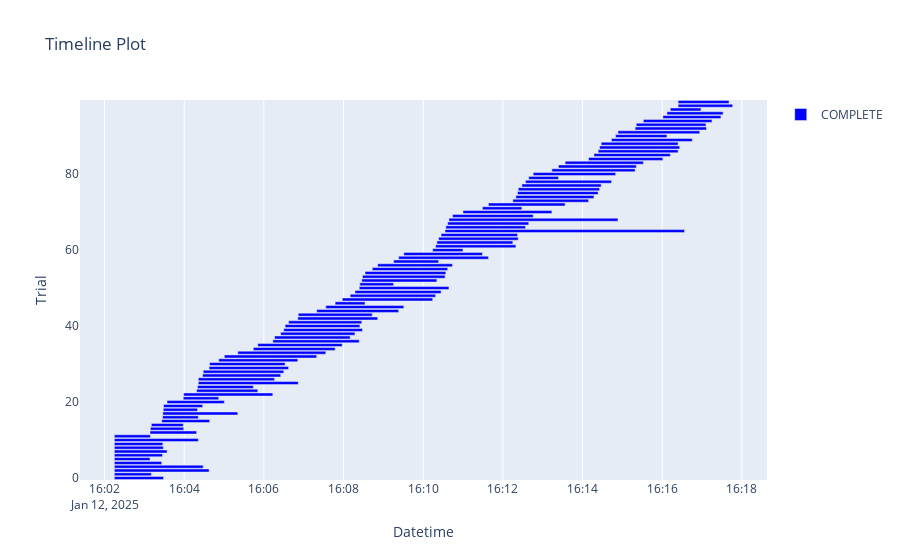

Notebook code cell kept with this figure:
### Code cell
optuna.visualization.plot_timeline(study)

### Figure 1 — Plotly figure (JSON) as saved in the notebook; plotly's stock layout.template omitted (floating-point values rounded to 4 significant figures)
{"data": [{"base": ["2025-01-12T16:02:14.770387", "2025-01-12T16:02:14.774131", "2025-01-12T16:02:14.775057", "2025-01-12T16:02:14.773644", "2025-01-12T16:02:14.774061", "2025-01-12T16:02:14.777358", "2025-01-12T16:02:14.775035", "2025-01-12T16:02:14.775871", "2025-01-12T16:02:14.776584", "2025-01-12T16:02:14.775000", "2025-01-12T16:02:14.781678", "2025-01-12T16:02:14.782764", "2025-01-12T16:03:08.488054", "2025-01-12T16:03:09.046675", "2025-01-12T16:03:10.501056", "2025-01-12T16:03:26.133016", "2025-01-12T16:03:27.346157", "2025-01-12T16:03:27.737619", "2025-01-12T16:03:28.490555", "2025-01-12T16:03:28.875069", "2025-01-12T16:03:34.180967", "2025-01-12T16:03:58.565246", "2025-01-12T16:03:59.242511", "2025-01-12T16:04:18.692048", "2025-01-12T16:04:20.094894", "2025-01-12T16:04:21.232184", "2025-01-12T16:04:21.318562", "2025-01-12T16:04:27.755438", "2025-01-12T16:04:28.580071", "2025-01-12T16:04:37.480970", "2025-01-12T16:04:38.299253", "2025-01-12T16:04:51.960953", "2025-01-12T16:05:00.402449", "2025-01-12T16:05:20.730420", "2025-01-12T16:05:44.085842", "2025-01-12T16:05:50.874409", "2025-01-12T16:06:13.494381", "2025-01-12T16:06:16.118724", "2025-01-12T16:06:25.341472", "2025-01-12T16:06:29.946771", "2025-01-12T16:06:31.990392", "2025-01-12T16:06:37.230153", "2025-01-12T16:06:51.118013", "2025-01-12T16:06:51.781218", "2025-01-12T16:07:19.627291", "2025-01-12T16:07:33.323120", "2025-01-12T16:07:47.339251", "2025-01-12T16:07:58.095325", "2025-01-12T16:08:09.994479", "2025-01-12T16:08:17.230673", "2025-01-12T16:08:23.633301", "2025-01-12T16:08:24.617215", "2025-01-12T16:08:27.487254", "2025-01-12T16:08:28.488678", "2025-01-12T16:08:32.340092", "2025-01-12T16:08:43.264420", "2025-01-12T16:08:51.430623", "2025-01-12T16:09:15.412094", "2025-01-12T16:09:23.008781", "2025-01-12T16:09:30.841314", "2025-01-12T16:10:14.320581", "2025-01-12T16:10:18.708016", "2025-01-12T16:10:20.595374", "2025-01-12T16:10:23.206780", "2025-01-12T16:10:26.943144", "2025-01-12T16:10:32.938162", "2025-01-12T16:10:34.128241", "2025-01-12T16:10:36.886915", "2025-01-12T16:10:38.776659", "2025-01-12T16:10:44.183990", "2025-01-12T16:10:59.886283", "2025-01-12T16:11:29.144250", "2025-01-12T16:11:38.228158", "2025-01-12T16:12:15.018211", "2025-01-12T16:12:19.606215", "2025-01-12T16:12:22.052167", "2025-01-12T16:12:23.186534", "2025-01-12T16:12:28.714326", "2025-01-12T16:12:34.084995", "2025-01-12T16:12:38.994322", "2025-01-12T16:12:45.694261", "2025-01-12T16:13:13.848510", "2025-01-12T16:13:23.774850", "2025-01-12T16:13:33.799101", "2025-01-12T16:14:09.165497", "2025-01-12T16:14:17.265822", "2025-01-12T16:14:23.506470", "2025-01-12T16:14:25.701314", "2025-01-12T16:14:28.113391", "2025-01-12T16:14:43.631202", "2025-01-12T16:14:49.913945", "2025-01-12T16:14:53.404630", "2025-01-12T16:15:19.252934", "2025-01-12T16:15:21.072883", "2025-01-12T16:15:31.689553", "2025-01-12T16:16:01.060198", "2025-01-12T16:16:07.157924", "2025-01-12T16:16:12.260770", "2025-01-12T16:16:23.992702", "2025-01-12T16:16:24.035976"], "hovertemplate": "%{text}<extra>COMPLETE</extra>", "marker": {"color": "blue"}, "name": "COMPLETE", "orientation": "h", "text": ["{<br>  \"number\": 0,<br>  \"values\": [<br>    0.47633597337075617<br>  ],<br>  \"params\": {<br>    \"C\": 0.04113494320918358,<br>    \"tol\": 0.020603239777966794,<br>    \"kernel\": \"rbf\",<br>    \"gamma\": \"scale\"<br>  }<br>}", "{<br>  \"number\": 1,<br>  \"values\": [<br>    0.47633597337075617<br>  ],<br>  \"params\": {<br>    \"C\": 0.1835969550454928,<br>    \"tol\": 0.005430303553398235,<br>    \"kernel\": \"poly\",<br>    \"degree\": 2,<br>    \"gamma\": \"scale\"<br>  }<br>}", "{<br>  \"number\": 2,<br>  \"values\": [<br>    0.49294112985789107<br>  ],<br>  \"params\": {<br>    \"C\": 0.008448045803476259,<br>    \"tol\": 0.0017782422028972745,<br>    \"kernel\": \"sigmoid\",<br>    \"gamma\": \"scale\"<br>  }<br>}", "{<br>  \"number\": 3,<br>  \"values\": [<br>    0.5046266695611178<br>  ],<br>  \"params\": {<br>    \"C\": 0.06276714433299818,<br>    \"tol\": 0.0014304016678754554,<br>    \"kernel\": \"sigmoid\",<br>    \"gamma\": \"scale\"<br>  }<br>}", "{<br>  \"number\": 4,<br>  \"values\": [<br>    0.47633597337075617<br>  ],<br>  \"params\": {<br>    \"C\": 0.001633664152301596,<br>    \"tol\": 0.029253554749301944,<br>    \"kernel\": \"rbf\",<br>    \"gamma\": \"auto\"<br>  }<br>}", "{<br>  \"number\": 5,<br>  \"values\": [<br>    0.47633597337075617<br>  ],<br>  \"params\": {<br>    \"C\": 0.0012294722404143379,<br>    \"tol\": 0.0020130551566479487,<br>    \"kernel\": \"poly\",<br>    \"degree\": 2,<br>    \"gamma\": \"auto\"<br>  }<br>}", "{<br>  \"number\": 6,<br>  \"values\": [<br>    0.47633597337075617<br>  ],<br>  \"params\": {<br>    \"C\": 0.002212071341430705,<br>    \"tol\": 0.0017430170724164154,<br>    \"kernel\": \"rbf\",<br>    \"gamma\": \"auto\"<br>  }<br>}", "{<br>  \"number\": 7,<br>  \"values\": [<br>    0.47633597337075617<br>  ],<br>  \"params\": {<br>    \"C\": 0.013214482223117488,<br>    \"tol\": 0.0013032724668226778,<br>    \"kernel\": \"rbf\",<br>    \"gamma\": \"scale\"<br>  }<br>}", "{<br>  \"number\": 8,<br>  \"values\": [<br>    0.47633597337075617<br>  ],<br>  \"params\": {<br>    \"C\": 0.0051009103790467395,<br>    \"tol\": 0.008400507645901775,<br>    \"kernel\": \"rbf\",<br>    \"gamma\": \"scale\"<br>  }<br>}", "{<br>  \"number\": 9,<br>  \"values\": [<br>    0.47633597337075617<br>  ],<br>  \"params\": {<br>    \"C\": 0.00015714368678366384,<br>    \"tol\": 0.0013376193455713207,<br>    \"kernel\": \"rbf\",<br>    \"gamma\": \"scale\"<br>  }<br>}", "{<br>  \"number\": 10,<br>  \"values\": [<br>    0.504413133397007<br>  ],<br>  \"params\": {<br>    \"C\": 0.05469867945805094,<br>    \"tol\": 0.01570575287133298,<br>    \"kernel\": \"sigmoid\",<br>    \"gamma\": \"auto\"<br>  }<br>}", "{<br>  \"number\": 11,<br>  \"values\": [<br>    0.47633597337075617<br>  ],<br>  \"params\": {<br>    \"C\": 0.013896230728210819,<br>    \"tol\": 0.0028625516541010707,<br>    \"kernel\": \"poly\",<br>    \"degree\": 2,<br>    \"gamma\": \"scale\"<br>  }<br>}", "{<br>  \"number\": 12,<br>  \"values\": [<br>    0.47633597337075617<br>  ],<br>  \"params\": {<br>    \"C\": 0.0009449491098267426,<br>    \"tol\": 0.0392892447958403,<br>    \"kernel\": \"rbf\",<br>    \"gamma\": \"auto\"<br>  }<br>}", "{<br>  \"number\": 13,<br>  \"values\": [<br>    0.47633597337075617<br>  ],<br>  \"params\": {<br>    \"C\": 0.0016243801443744817,<br>    \"tol\": 0.09040516886578366,<br>    \"kernel\": \"linear\",<br>    \"gamma\": \"scale\"<br>  }<br>}", "{<br>  \"number\": 14,<br>  \"values\": [<br>    0.47633597337075617<br>  ],<br>  \"params\": {<br>    \"C\": 0.0006455477034526684,<br>    \"tol\": 0.030880034559538836,<br>    \"kernel\": \"linear\",<br>    \"gamma\": \"scale\"<br>  }<br>}", "{<br>  \"number\": 15,<br>  \"values\": [<br>    0.47633597337075617<br>  ],<br>  \"params\": {<br>    \"C\": 0.0009066575303219904,<br>    \"tol\": 0.0018458016148509655,<br>    \"kernel\": \"rbf\",<br>    \"gamma\": \"scale\"<br>  }<br>}", "{<br>  \"number\": 16,<br>  \"values\": [<br>    0.47633597337075617<br>  ],<br>  \"params\": {<br>    \"C\": 0.004629806268781293,<br>    \"tol\": 0.0021310917103150467,<br>    \"kernel\": \"poly\",<br>    \"degree\": 2,<br>    \"gamma\": \"auto\"<br>  }<br>}", "{<br>  \"number\": 17,<br>  \"values\": [<br>    0.47633597337075617<br>  ],<br>  \"params\": {<br>    \"C\": 0.000235880208843599,<br>    \"tol\": 0.0014029833483118087,<br>    \"kernel\": \"sigmoid\",<br>    \"gamma\": \"auto\"<br>  }<br>}", "{<br>  \"number\": 18,<br>  \"values\": [<br>    0.47633597337075617<br>  ],<br>  \"params\": {<br>    \"C\": 0.0006512144888050232,<br>    \"tol\": 0.010182351046401158,<br>    \"kernel\": \"linear\",<br>    \"gamma\": \"auto\"<br>  }<br>}", "{<br>  \"number\": 19,<br>  \"values\": [<br>    0.47633597337075617<br>  ],<br>  \"params\": {<br>    \"C\": 0.0001806661637799881,<br>    \"tol\": 0.06820671213888325,<br>    \"kernel\": \"poly\",<br>    \"degree\": 5,<br>    \"gamma\": \"scale\"<br>  }<br>}", "{<br>  \"number\": 20,<br>  \"values\": [<br>    0.47633597337075617<br>  ],<br>  \"params\": {<br>    \"C\": 0.006069192420744035,<br>    \"tol\": 0.001055838842262118,<br>    \"kernel\": \"poly\",<br>    \"degree\": 4,<br>    \"gamma\": \"auto\"<br>  }<br>}", "{<br>  \"number\": 21,<br>  \"values\": [<br>    0.47633597337075617<br>  ],<br>  \"params\": {<br>    \"C\": 0.6938531831893717,<br>    \"tol\": 0.0040726052758925275,<br>    \"kernel\": \"linear\",<br>    \"gamma\": \"scale\"<br>  }<br>}", "{<br>  \"number\": 22,<br>  \"values\": [<br>    0.47633597337075617<br>  ],<br>  \"params\": {<br>    \"C\": 0.7088209774511077,<br>    \"tol\": 0.006688088488616206,<br>    \"kernel\": \"poly\",<br>    \"degree\": 3,<br>    \"gamma\": \"scale\"<br>  }<br>}", "{<br>  \"number\": 23,<br>  \"values\": [<br>    0.47633597337075617<br>  ],<br>  \"params\": {<br>    \"C\": 0.20788878972997687,<br>    \"tol\": 0.014166980586708464,<br>    \"kernel\": \"poly\",<br>    \"degree\": 3,<br>    \"gamma\": \"scale\"<br>  }<br>}", "{<br>  \"number\": 24,<br>  \"values\": [<br>    0.47633597337075617<br>  ],<br>  \"params\": {<br>    \"C\": 0.08367880645098255,<br>    \"tol\": 0.004315396492367472,<br>    \"kernel\": \"rbf\",<br>    \"gamma\": \"scale\"<br>  }<br>}", "{<br>  \"number\": 25,<br>  \"values\": [<br>    0.47633597337075617<br>  ],<br>  \"params\": {<br>    \"C\": 0.22038167418851848,<br>    \"tol\": 0.016957687921695046,<br>    \"kernel\": \"poly\",<br>    \"degree\": 4,<br>    \"gamma\": \"scale\"<br>  }<br>}", "{<br>  \"number\": 26,<br>  \"values\": [<br>    0.5023992115427849<br>  ],<br>  \"params\": {<br>    \"C\": 0.036873546562081846,<br>    \"tol\": 0.01887573076550675,<br>    \"kernel\": \"sigmoid\",<br>    \"gamma\": \"auto\"<br>  }<br>}", "{<br>  \"number\": 27,<br>  \"values\": [<br>    0.49960672589395083<br>  ],<br>  \"params\": {<br>    \"C\": 0.02374938705844254,<br>    \"tol\": 0.05606344632960494,<br>    \"kernel\": \"sigmoid\",<br>    \"gamma\": \"auto\"<br>  }<br>}", "{<br>  \"number\": 28,<br>  \"values\": [<br>    0.5040496684242142<br>  ],<br>  \"params\": {<br>    \"C\": 0.07979621447875493,<br>    \"tol\": 0.01252952315079101,<br>    \"kernel\": \"sigmoid\",<br>    \"gamma\": \"auto\"<br>  }<br>}", "{<br>  \"number\": 29,<br>  \"values\": [<br>    0.5042123660716537<br>  ],<br>  \"params\": {<br>    \"C\": 0.08115612541714606,<br>    \"tol\": 0.023888554155044966,<br>    \"kernel\": \"sigmoid\",<br>    \"gamma\": \"auto\"<br>  }<br>}", "{<br>  \"number\": 30,<br>  \"values\": [<br>    0.5044747845691273<br>  ],<br>  \"params\": {<br>    \"C\": 0.40534550243590756,<br>    \"tol\": 0.003035675206334552,<br>    \"kernel\": \"sigmoid\",<br>    \"gamma\": \"auto\"<br>  }<br>}", "{<br>  \"number\": 31,<br>  \"values\": [<br>    0.5037746647527165<br>  ],<br>  \"params\": {<br>    \"C\": 0.04274276791539659,<br>    \"tol\": 0.006299454396372149,<br>    \"kernel\": \"sigmoid\",<br>    \"gamma\": \"auto\"<br>  }<br>}", "{<br>  \"number\": 32,<br>  \"values\": [<br>    0.5027536332228736<br>  ],<br>  \"params\": {<br>    \"C\": 0.021200251971841066,<br>    \"tol\": 0.0029599934047868856,<br>    \"kernel\": \"sigmoid\",<br>    \"gamma\": \"scale\"<br>  }<br>}", "{<br>  \"number\": 33,<br>  \"values\": [<br>    0.5029214877540659<br>  ],<br>  \"params\": {<br>    \"C\": 0.13297068510042917,<br>    \"tol\": 0.010331442172410159,<br>    \"kernel\": \"sigmoid\",<br>    \"gamma\": \"scale\"<br>  }<br>}", "{<br>  \"number\": 34,<br>  \"values\": [<br>    0.5045342387104123<br>  ],<br>  \"params\": {<br>    \"C\": 0.04604715576963867,<br>    \"tol\": 0.0023253731067145603,<br>    \"kernel\": \"sigmoid\",<br>    \"gamma\": \"scale\"<br>  }<br>}", "{<br>  \"number\": 35,<br>  \"values\": [<br>    0.4919110888976649<br>  ],<br>  \"params\": {<br>    \"C\": 0.00784066199247202,<br>    \"tol\": 0.0010270979108686963,<br>    \"kernel\": \"sigmoid\",<br>    \"gamma\": \"scale\"<br>  }<br>}", "{<br>  \"number\": 36,<br>  \"values\": [<br>    0.4797727473217221<br>  ],<br>  \"params\": {<br>    \"C\": 0.003350740898659076,<br>    \"tol\": 0.003861043590905954,<br>    \"kernel\": \"sigmoid\",<br>    \"gamma\": \"scale\"<br>  }<br>}", "{<br>  \"number\": 37,<br>  \"values\": [<br>    0.4997781772490263<br>  ],<br>  \"params\": {<br>    \"C\": 0.02414385408716352,<br>    \"tol\": 0.020401875562134804,<br>    \"kernel\": \"sigmoid\",<br>    \"gamma\": \"auto\"<br>  }<br>}", "{<br>  \"number\": 38,<br>  \"values\": [<br>    0.5044585941956298<br>  ],<br>  \"params\": {<br>    \"C\": 0.34966334417297534,<br>    \"tol\": 0.041301191053997884,<br>    \"kernel\": \"sigmoid\",<br>    \"gamma\": \"auto\"<br>  }<br>}", "{<br>  \"number\": 39,<br>  \"values\": [<br>    0.5045397492269191<br>  ],<br>  \"params\": {<br>    \"C\": 0.08599822765699212,<br>    \"tol\": 0.013150400830323298,<br>    \"kernel\": \"sigmoid\",<br>    \"gamma\": \"auto\"<br>  }<br>}", "{<br>  \"number\": 40,<br>  \"values\": [<br>    0.5044765805262983<br>  ],<br>  \"params\": {<br>    \"C\": 0.4518572167990645,<br>    \"tol\": 0.00300566992361428,<br>    \"kernel\": \"sigmoid\",<br>    \"gamma\": \"auto\"<br>  }<br>}", "{<br>  \"number\": 41,<br>  \"values\": [<br>    0.504681036055514<br>  ],<br>  \"params\": {<br>    \"C\": 0.3778561266120544,<br>    \"tol\": 0.008141921753743776,<br>    \"kernel\": \"sigmoid\",<br>    \"gamma\": \"auto\"<br>  }<br>}", "{<br>  \"number\": 42,<br>  \"values\": [<br>    0.5044828666115759<br>  ],<br>  \"params\": {<br>    \"C\": 0.10456337684830128,<br>    \"tol\": 0.03647786298811229,<br>    \"kernel\": \"sigmoid\",<br>    \"gamma\": \"auto\"<br>  }<br>}", "{<br>  \"number\": 43,<br>  \"values\": [<br>    0.5045079789144048<br>  ],<br>  \"params\": {<br>    \"C\": 0.9474614371478475,<br>    \"tol\": 0.02574737699421185,<br>    \"kernel\": \"sigmoid\",<br>    \"gamma\": \"auto\"<br>  }<br>}", "{<br>  \"number\": 44,<br>  \"values\": [<br>    0.5046972983533191<br>  ],<br>  \"params\": {<br>    \"C\": 0.14614286212197286,<br>    \"tol\": 0.024113306616239116,<br>    \"kernel\": \"sigmoid\",<br>    \"gamma\": \"auto\"<br>  }<br>}", "{<br>  \"number\": 45,<br>  \"values\": [<br>    0.5042036967344078<br>  ],<br>  \"params\": {<br>    \"C\": 0.05535451079051744,<br>    \"tol\": 0.0016236898665302865,<br>    \"kernel\": \"sigmoid\",<br>    \"gamma\": \"auto\"<br>  }<br>}", "{<br>  \"number\": 46,<br>  \"values\": [<br>    0.47633597337075617<br>  ],<br>  \"params\": {<br>    \"C\": 0.010491005905607614,<br>    \"tol\": 0.0021618926557305635,<br>    \"kernel\": \"linear\",<br>    \"gamma\": \"scale\"<br>  }<br>}", "{<br>  \"number\": 47,<br>  \"values\": [<br>    0.5022609926735359<br>  ],<br>  \"params\": {<br>    \"C\": 0.016466017135076158,<br>    \"tol\": 0.0025342179059685077,<br>    \"kernel\": \"sigmoid\",<br>    \"gamma\": \"scale\"<br>  }<br>}", "{<br>  \"number\": 48,<br>  \"values\": [<br>    0.5048531976119358<br>  ],<br>  \"params\": {<br>    \"C\": 0.05035204860521874,<br>    \"tol\": 0.004700366665727933,<br>    \"kernel\": \"sigmoid\",<br>    \"gamma\": \"scale\"<br>  }<br>}", "{<br>  \"number\": 49,<br>  \"values\": [<br>    0.47633597337075617<br>  ],<br>  \"params\": {<br>    \"C\": 0.27817582424317244,<br>    \"tol\": 0.0034356767665528953,<br>    \"kernel\": \"rbf\",<br>    \"gamma\": \"scale\"<br>  }<br>}", "{<br>  \"number\": 50,<br>  \"values\": [<br>    0.5034259859015429<br>  ],<br>  \"params\": {<br>    \"C\": 0.3609918470012202,<br>    \"tol\": 0.0014564806995860714,<br>    \"kernel\": \"sigmoid\",<br>    \"gamma\": \"scale\"<br>  }<br>}", "{<br>  \"number\": 51,<br>  \"values\": [<br>    0.47633597337075617<br>  ],<br>  \"params\": {<br>    \"C\": 0.6978831336403022,<br>    \"tol\": 0.0025705798839002494,<br>    \"kernel\": \"linear\",<br>    \"gamma\": \"auto\"<br>  }<br>}", "{<br>  \"number\": 52,<br>  \"values\": [<br>    0.504576237938821<br>  ],<br>  \"params\": {<br>    \"C\": 0.5114609893358996,<br>    \"tol\": 0.005619429980117491,<br>    \"kernel\": \"sigmoid\",<br>    \"gamma\": \"auto\"<br>  }<br>}", "{<br>  \"number\": 53,<br>  \"values\": [<br>    0.5045505332083582<br>  ],<br>  \"params\": {<br>    \"C\": 0.16906718715380362,<br>    \"tol\": 0.007716444438437722,<br>    \"kernel\": \"sigmoid\",<br>    \"gamma\": \"auto\"<br>  }<br>}", "{<br>  \"number\": 54,<br>  \"values\": [<br>    0.5045551730623128<br>  ],<br>  \"params\": {<br>    \"C\": 0.2531072328770872,<br>    \"tol\": 0.00117780086947144,<br>    \"kernel\": \"sigmoid\",<br>    \"gamma\": \"auto\"<br>  }<br>}", "{<br>  \"number\": 55,<br>  \"values\": [<br>    0.5044648822541722<br>  ],<br>  \"params\": {<br>    \"C\": 0.9142512251838987,<br>    \"tol\": 0.011946443242451888,<br>    \"kernel\": \"sigmoid\",<br>    \"gamma\": \"auto\"<br>  }<br>}", "{<br>  \"number\": 56,<br>  \"values\": [<br>    0.5044973146154819<br>  ],<br>  \"params\": {<br>    \"C\": 0.947566804483869,<br>    \"tol\": 0.008502515805518824,<br>    \"kernel\": \"sigmoid\",<br>    \"gamma\": \"auto\"<br>  }<br>}", "{<br>  \"number\": 57,<br>  \"values\": [<br>    0.47633597337075617<br>  ],<br>  \"params\": {<br>    \"C\": 0.02932458529190184,<br>    \"tol\": 0.02751421527654895,<br>    \"kernel\": \"rbf\",<br>    \"gamma\": \"auto\"<br>  }<br>}", "{<br>  \"number\": 58,<br>  \"values\": [<br>    0.5029214919243761<br>  ],<br>  \"params\": {<br>    \"C\": 0.13693308270079452,<br>    \"tol\": 0.014096599183856976,<br>    \"kernel\": \"sigmoid\",<br>    \"gamma\": \"scale\"<br>  }<br>}", "{<br>  \"number\": 59,<br>  \"values\": [<br>    0.5049307473930569<br>  ],<br>  \"params\": {<br>    \"C\": 0.0706260375722052,<br>    \"tol\": 0.048967041671478355,<br>    \"kernel\": \"sigmoid\",<br>    \"gamma\": \"auto\"<br>  }<br>}", "{<br>  \"number\": 60,<br>  \"values\": [<br>    0.47633597337075617<br>  ],<br>  \"params\": {<br>    \"C\": 0.11201557811293839,<br>    \"tol\": 0.0332440983332398,<br>    \"kernel\": \"linear\",<br>    \"gamma\": \"scale\"<br>  }<br>}", "{<br>  \"number\": 61,<br>  \"values\": [<br>    0.5048269118964168<br>  ],<br>  \"params\": {<br>    \"C\": 0.18322803317349187,<br>    \"tol\": 0.005157161740155672,<br>    \"kernel\": \"sigmoid\",<br>    \"gamma\": \"auto\"<br>  }<br>}", "{<br>  \"number\": 62,<br>  \"values\": [<br>    0.5046221269114444<br>  ],<br>  \"params\": {<br>    \"C\": 0.5939203181317695,<br>    \"tol\": 0.005142796320127763,<br>    \"kernel\": \"sigmoid\",<br>    \"gamma\": \"auto\"<br>  }<br>}", "{<br>  \"number\": 63,<br>  \"values\": [<br>    0.5042378766337586<br>  ],<br>  \"params\": {<br>    \"C\": 0.06030002703927049,<br>    \"tol\": 0.006100970922997086,<br>    \"kernel\": \"sigmoid\",<br>    \"gamma\": \"auto\"<br>  }<br>}", "{<br>  \"number\": 64,<br>  \"values\": [<br>    0.504463385051334<br>  ],<br>  \"params\": {<br>    \"C\": 0.5496711937227075,<br>    \"tol\": 0.0076824053980580715,<br>    \"kernel\": \"sigmoid\",<br>    \"gamma\": \"auto\"<br>  }<br>}", "{<br>  \"number\": 65,<br>  \"values\": [<br>    0.4778502633076565<br>  ],<br>  \"params\": {<br>    \"C\": 0.18082684546364358,<br>    \"tol\": 0.007895986288990785,<br>    \"kernel\": \"poly\",<br>    \"degree\": 5,<br>    \"gamma\": \"auto\"<br>  }<br>}", "{<br>  \"number\": 66,<br>  \"values\": [<br>    0.5045411264348919<br>  ],<br>  \"params\": {<br>    \"C\": 0.25044743874556896,<br>    \"tol\": 0.001123755355927806,<br>    \"kernel\": \"sigmoid\",<br>    \"gamma\": \"auto\"<br>  }<br>}", "{<br>  \"number\": 67,<br>  \"values\": [<br>    0.5047257272721354<br>  ],<br>  \"params\": {<br>    \"C\": 0.2812776610660507,<br>    \"tol\": 0.0012727046918342344,<br>    \"kernel\": \"sigmoid\",<br>    \"gamma\": \"auto\"<br>  }<br>}", "{<br>  \"number\": 68,<br>  \"values\": [<br>    0.47633597337075617<br>  ],<br>  \"params\": {<br>    \"C\": 0.4824266269539777,<br>    \"tol\": 0.0018450125679298282,<br>    \"kernel\": \"rbf\",<br>    \"gamma\": \"scale\"<br>  }<br>}", "{<br>  \"number\": 69,<br>  \"values\": [<br>    0.5047584602577275<br>  ],<br>  \"params\": {<br>    \"C\": 0.13782379596091338,<br>    \"tol\": 0.004354643617607277,<br>    \"kernel\": \"sigmoid\",<br>    \"gamma\": \"auto\"<br>  }<br>}", "{<br>  \"number\": 70,<br>  \"values\": [<br>    0.5036135796034568<br>  ],<br>  \"params\": {<br>    \"C\": 0.329412428396867,<br>    \"tol\": 0.009998831179613777,<br>    \"kernel\": \"sigmoid\",<br>    \"gamma\": \"scale\"<br>  }<br>}", "{<br>  \"number\": 71,<br>  \"values\": [<br>    0.47633597337075617<br>  ],<br>  \"params\": {<br>    \"C\": 0.0652594046158419,<br>    \"tol\": 0.08807332204699243,<br>    \"kernel\": \"poly\",<br>    \"degree\": 4,<br>    \"gamma\": \"auto\"<br>  }<br>}", "{<br>  \"number\": 72,<br>  \"values\": [<br>    0.5023135992559183<br>  ],<br>  \"params\": {<br>    \"C\": 0.036118483759729175,<br>    \"tol\": 0.058843108025717114,<br>    \"kernel\": \"sigmoid\",<br>    \"gamma\": \"auto\"<br>  }<br>}", "{<br>  \"number\": 73,<br>  \"values\": [<br>    0.5046444268399244<br>  ],<br>  \"params\": {<br>    \"C\": 0.6270916557899437,<br>    \"tol\": 0.04726237651377479,<br>    \"kernel\": \"sigmoid\",<br>    \"gamma\": \"auto\"<br>  }<br>}", "{<br>  \"number\": 74,<br>  \"values\": [<br>    0.5045496818150629<br>  ],<br>  \"params\": {<br>    \"C\": 0.17069317331568262,<br>    \"tol\": 0.004672743017591665,<br>    \"kernel\": \"sigmoid\",<br>    \"gamma\": \"auto\"<br>  }<br>}", "{<br>  \"number\": 75,<br>  \"values\": [<br>    0.5045133720389031<br>  ],<br>  \"params\": {<br>    \"C\": 0.0983400059254032,<br>    \"tol\": 0.004870167973783908,<br>    \"kernel\": \"sigmoid\",<br>    \"gamma\": \"auto\"<br>  }<br>}", "{<br>  \"number\": 76,<br>  \"values\": [<br>    0.5049452135957685<br>  ],<br>  \"params\": {<br>    \"C\": 0.20732366365512778,<br>    \"tol\": 0.006786409350268309,<br>    \"kernel\": \"sigmoid\",<br>    \"gamma\": \"auto\"<br>  }<br>}", "{<br>  \"number\": 77,<br>  \"values\": [<br>    0.5048199935633428<br>  ],<br>  \"params\": {<br>    \"C\": 0.06652868649264229,<br>    \"tol\": 0.0035002023490388243,<br>    \"kernel\": \"sigmoid\",<br>    \"gamma\": \"auto\"<br>  }<br>}", "{<br>  \"number\": 78,<br>  \"values\": [<br>    0.5047213730189982<br>  ],<br>  \"params\": {<br>    \"C\": 0.04681777470530157,<br>    \"tol\": 0.07148649256099868,<br>    \"kernel\": \"sigmoid\",<br>    \"gamma\": \"scale\"<br>  }<br>}", "{<br>  \"number\": 79,<br>  \"values\": [<br>    0.47633597337075617<br>  ],<br>  \"params\": {<br>    \"C\": 0.13273704783748105,<br>    \"tol\": 0.016739739066492336,<br>    \"kernel\": \"linear\",<br>    \"gamma\": \"auto\"<br>  }<br>}", "{<br>  \"number\": 80,<br>  \"values\": [<br>    0.5046859269968549<br>  ],<br>  \"params\": {<br>    \"C\": 0.14634869151275057,<br>    \"tol\": 0.0037656552586913202,<br>    \"kernel\": \"sigmoid\",<br>    \"gamma\": \"auto\"<br>  }<br>}", "{<br>  \"number\": 81,<br>  \"values\": [<br>    0.5042854653871243<br>  ],<br>  \"params\": {<br>    \"C\": 0.11668636897948284,<br>    \"tol\": 0.009334327452544172,<br>    \"kernel\": \"sigmoid\",<br>    \"gamma\": \"auto\"<br>  }<br>}", "{<br>  \"number\": 82,<br>  \"values\": [<br>    0.5046785198491329<br>  ],<br>  \"params\": {<br>    \"C\": 0.31112296453471955,<br>    \"tol\": 0.0016165617958536506,<br>    \"kernel\": \"sigmoid\",<br>    \"gamma\": \"auto\"<br>  }<br>}", "{<br>  \"number\": 83,<br>  \"values\": [<br>    0.5045517722234613<br>  ],<br>  \"params\": {<br>    \"C\": 0.08383674885029305,<br>    \"tol\": 0.0012904809691975019,<br>    \"kernel\": \"sigmoid\",<br>    \"gamma\": \"auto\"<br>  }<br>}", "{<br>  \"number\": 84,<br>  \"values\": [<br>    0.5044540377479437<br>  ],<br>  \"params\": {<br>    \"C\": 0.39439303453131674,<br>    \"tol\": 0.04602305936238381,<br>    \"kernel\": \"sigmoid\",<br>    \"gamma\": \"auto\"<br>  }<br>}", "{<br>  \"number\": 85,<br>  \"values\": [<br>    0.5047184474775872<br>  ],<br>  \"params\": {<br>    \"C\": 0.23123320269994194,<br>    \"tol\": 0.04981788334652124,<br>    \"kernel\": \"sigmoid\",<br>    \"gamma\": \"auto\"<br>  }<br>}", "{<br>  \"number\": 86,<br>  \"values\": [<br>    0.5047349675482509<br>  ],<br>  \"params\": {<br>    \"C\": 0.2865366057492884,<br>    \"tol\": 0.07395739385097076,<br>    \"kernel\": \"sigmoid\",<br>    \"gamma\": \"auto\"<br>  }<br>}", "{<br>  \"number\": 87,<br>  \"values\": [<br>    0.5048076395958724<br>  ],<br>  \"params\": {<br>    \"C\": 0.21468345743496875,<br>    \"tol\": 0.006735602277817848,<br>    \"kernel\": \"sigmoid\",<br>    \"gamma\": \"auto\"<br>  }<br>}", "{<br>  \"number\": 88,<br>  \"values\": [<br>    0.5002590377807438<br>  ],<br>  \"params\": {<br>    \"C\": 0.028649131265947182,<br>    \"tol\": 0.004473314365536507,<br>    \"kernel\": \"sigmoid\",<br>    \"gamma\": \"auto\"<br>  }<br>}", "{<br>  \"number\": 89,<br>  \"values\": [<br>    0.5045630214043395<br>  ],<br>  \"params\": {<br>    \"C\": 0.0496044527817298,<br>    \"tol\": 0.0034809663313443264,<br>    \"kernel\": \"sigmoid\",<br>    \"gamma\": \"scale\"<br>  }<br>}", "{<br>  \"number\": 90,<br>  \"values\": [<br>    0.47633597337075617<br>  ],<br>  \"params\": {<br>    \"C\": 0.07178492138353078,<br>    \"tol\": 0.0053272158812540035,<br>    \"kernel\": \"rbf\",<br>    \"gamma\": \"scale\"<br>  }<br>}", "{<br>  \"number\": 91,<br>  \"values\": [<br>    0.5044526442941472<br>  ],<br>  \"params\": {<br>    \"C\": 0.03492421258181799,<br>    \"tol\": 0.09877445078086099,<br>    \"kernel\": \"sigmoid\",<br>    \"gamma\": \"scale\"<br>  }<br>}", "{<br>  \"number\": 92,<br>  \"values\": [<br>    0.5044871847153213<br>  ],<br>  \"params\": {<br>    \"C\": 0.09591320845695152,<br>    \"tol\": 0.07447705468387714,<br>    \"kernel\": \"sigmoid\",<br>    \"gamma\": \"auto\"<br>  }<br>}", "{<br>  \"number\": 93,<br>  \"values\": [<br>    0.49590817378459917<br>  ],<br>  \"params\": {<br>    \"C\": 0.016325002850038368,<br>    \"tol\": 0.0058689004042716915,<br>    \"kernel\": \"sigmoid\",<br>    \"gamma\": \"auto\"<br>  }<br>}", "{<br>  \"number\": 94,<br>  \"values\": [<br>    0.5038321745446102<br>  ],<br>  \"params\": {<br>    \"C\": 0.04813331964924016,<br>    \"tol\": 0.003364944058867588,<br>    \"kernel\": \"sigmoid\",<br>    \"gamma\": \"auto\"<br>  }<br>}", "{<br>  \"number\": 95,<br>  \"values\": [<br>    0.5044390355764687<br>  ],<br>  \"params\": {<br>    \"C\": 0.15760986803443244,<br>    \"tol\": 0.006823033549189837,<br>    \"kernel\": \"sigmoid\",<br>    \"gamma\": \"auto\"<br>  }<br>}", "{<br>  \"number\": 96,<br>  \"values\": [<br>    0.5049986190211903<br>  ],<br>  \"params\": {<br>    \"C\": 0.0703122818806175,<br>    \"tol\": 0.004190986988900482,<br>    \"kernel\": \"sigmoid\",<br>    \"gamma\": \"auto\"<br>  }<br>}", "{<br>  \"number\": 97,<br>  \"values\": [<br>    0.47633597337075617<br>  ],<br>  \"params\": {<br>    \"C\": 0.2103751152209902,<br>    \"tol\": 0.05763398606868923,<br>    \"kernel\": \"poly\",<br>    \"degree\": 3,<br>    \"gamma\": \"auto\"<br>  }<br>}", "{<br>  \"number\": 98,<br>  \"values\": [<br>    0.5035834221047228<br>  ],<br>  \"params\": {<br>    \"C\": 0.11474557326527549,<br>    \"tol\": 0.05123071000128557,<br>    \"kernel\": \"sigmoid\",<br>    \"gamma\": \"scale\"<br>  }<br>}", "{<br>  \"number\": 99,<br>  \"values\": [<br>    0.5048329040093278<br>  ],<br>  \"params\": {<br>    \"C\": 0.2890956086333423,<br>    \"tol\": 0.07300756771672272,<br>    \"kernel\": \"sigmoid\",<br>    \"gamma\": \"auto\"<br>  }<br>}"], "textposition": "none", "type": "bar", "x": [74100.0, 55720.0, 142700.0, 133800.0, 71350.0, 53700.0, 72570.0, 79400.0, 73710.0, 72960.0, 126500.0, 54260.0, 70200.0, 50190.0, 48060.0, 72160.0, 53880.0, 113000.0, 51590.0, 58870.0, 86210.0, 53390.0, 134200.0, 92180.0, 83980.0, 150500.0, 114800.0, 117600.0, 121400.0, 119700.0, 113700.0, 119200.0, 139200.0, 132600.0, 123200.0, 127200.0, 130100.0, 113900.0, 111900.0, 118500.0, 112600.0, 110200.0, 120300.0, 111500.0, 123400.0, 117500.0, 45000.0, 136200.0, 128700.0, 129700.0, 135100.0, 50790.0, 113100.0, 124400.0, 121800.0, 113600.0, 112700.0, 67790.0, 135200.0, 118300.0, 45560.0, 120900.0, 114400.0, 120000.0, 115100.0, 360800.0, 120000.0, 122100.0, 254600.0, 121500.0, 134000.0, 59560.0, 115600.0, 114100.0, 117700.0, 121400.0, 122500.0, 119400.0, 129500.0, 44770.0, 124200.0, 125400.0, 117300.0, 117900.0, 111900.0, 115000.0, 120500.0, 120700.0, 115900.0, 121700.0, 77240.0, 123100.0, 107400.0, 104900.0, 103300.0, 87460.0, 84640.0, 46170.0, 82170.0, 76690.0], "y": [0, 1, 2, 3, 4, 5, 6, 7, 8, 9, 10, 11, 12, 13, 14, 15, 16, 17, 18, 19, 20, 21, 22, 23, 24, 25, 26, 27, 28, 29, 30, 31, 32, 33, 34, 35, 36, 37, 38, 39, 40, 41, 42, 43, 44, 45, 46, 47, 48, 49, 50, 51, 52, 53, 54, 55, 56, 57, 58, 59, 60, 61, 62, 63, 64, 65, 66, 67, 68, 69, 70, 71, 72, 73, 74, 75, 76, 77, 78, 79, 80, 81, 82, 83, 84, 85, 86, 87, 88, 89, 90, 91, 92, 93, 94, 95, 96, 97, 98, 99]}], "layout": {"showlegend": true, "title": {"text": "Timeline Plot"}, "xaxis": {"title": {"text": "Datetime"}, "type": "date"}, "yaxis": {"title": {"text": "Trial"}}}}
